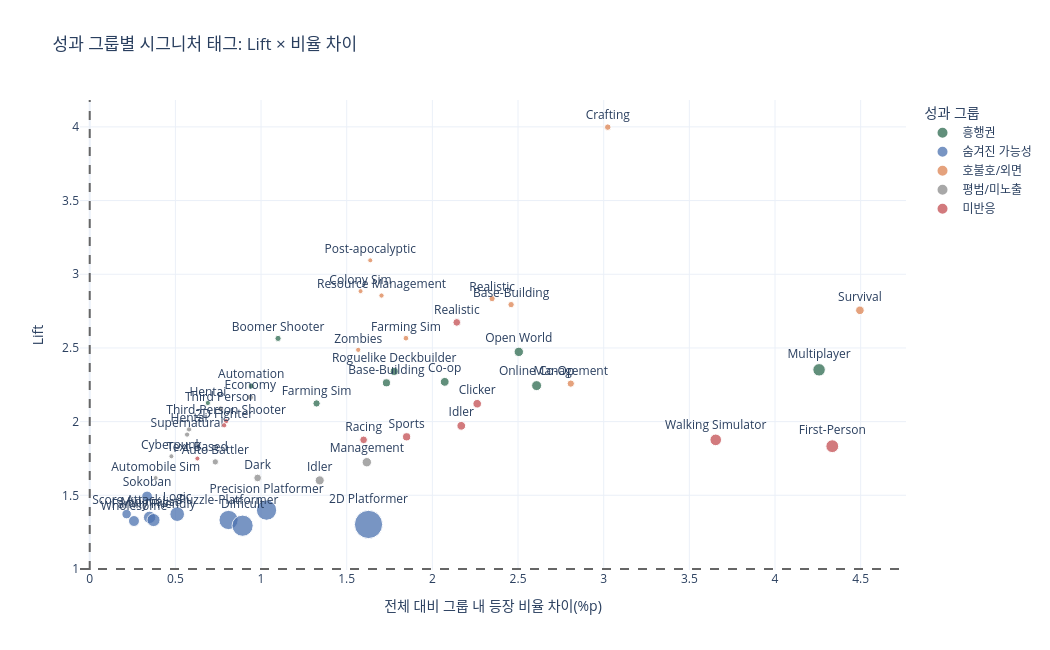

The notebook cell saved with this chart:
### Code cell
fig = px.scatter(
    signature_tags,
    x="rate_diff",
    y="lift",
    color="performance_group",
    size="tag_games",
    text="tag",
    color_discrete_map=GROUP_COLOR,
    title="성과 그룹별 시그니처 태그: Lift × 비율 차이",
    labels={
        "rate_diff": "전체 대비 그룹 내 등장 비율 차이(%p)",
        "lift": "Lift",
        "tag_games": "그룹 내 게임 수",
        "performance_group": "성과 그룹",
    },
    category_orders={"performance_group": GROUP_ORDER},
    hover_data={"tag_rate": ":.1f", "overall_tag_rate": ":.1f", "tag_games": ":,"},
)
fig.add_hline(y=1, line_dash="dash", line_color="#666666")
fig.add_vline(x=0, line_dash="dash", line_color="#666666")
fig.update_traces(textposition="top center", marker=dict(opacity=0.75))
fig.update_layout(template="plotly_white", width=1050, height=650)
fig.show()

### Figure 1 — Plotly figure (JSON) as saved in the notebook; plotly's stock layout.template omitted (floating-point values rounded to 4 significant figures)
{"data": [{"customdata": [[1.802, 0.7025, 18.0], [4.204, 1.7, 42.0], [7.407, 3.15, 74.0], [3.103, 1.326, 31.0], [3.704, 1.632, 37.0], [3.103, 1.371, 31.0], [4.705, 2.096, 47.0], [1.702, 0.7592, 17.0], [1.301, 0.6119, 13.0], [2.503, 1.178, 25.0]], "hovertemplate": "성과 그룹=흥행권<br>전체 대비 그룹 내 등장 비율 차이(%p)=%{x}<br>Lift=%{y}<br>그룹 내 게임 수=%{customdata[2]:,}<br>tag=%{text}<br>tag_rate=%{customdata[0]:.1f}<br>overall_tag_rate=%{customdata[1]:.1f}<extra></extra>", "legendgroup": "흥행권", "marker": {"color": "#2d6a4f", "opacity": 0.75, "size": [18, 42, 74, 31, 37, 31, 47, 17, 13, 25], "sizemode": "area", "sizeref": 0.95, "symbol": "circle"}, "mode": "markers+text", "name": "흥행권", "orientation": "v", "showlegend": true, "text": ["Boomer Shooter", "Open World", "Multiplayer", "Roguelike Deckbuilder", "Co-op", "Base-Building", "Online Co-Op", "Automation", "Hentai", "Farming Sim"], "textposition": "top center", "type": "scatter", "x": [1.099, 2.504, 4.257, 1.777, 2.072, 1.732, 2.608, 0.9425, 0.6894, 1.324], "xaxis": "x", "y": [2.565, 2.473, 2.351, 2.341, 2.27, 2.263, 2.244, 2.241, 2.127, 2.124], "yaxis": "y"}, {"customdata": [[1.015, 0.6799, 55.0], [3.616, 2.584, 196.0], [0.7932, 0.5779, 43.0], [1.882, 1.371, 102.0], [1.347, 0.9972, 73.0], [3.247, 2.436, 176.0], [1.494, 1.122, 81.0], [1.051, 0.7932, 57.0], [7.01, 5.382, 380.0], [3.929, 3.037, 213.0]], "hovertemplate": "성과 그룹=숨겨진 가능성<br>전체 대비 그룹 내 등장 비율 차이(%p)=%{x}<br>Lift=%{y}<br>그룹 내 게임 수=%{customdata[2]:,}<br>tag=%{text}<br>tag_rate=%{customdata[0]:.1f}<br>overall_tag_rate=%{customdata[1]:.1f}<extra></extra>", "legendgroup": "숨겨진 가능성", "marker": {"color": "#4C72B0", "opacity": 0.75, "size": [55, 196, 43, 102, 73, 176, 81, 57, 380, 213], "sizemode": "area", "sizeref": 0.95, "symbol": "circle"}, "mode": "markers+text", "name": "숨겨진 가능성", "orientation": "v", "showlegend": true, "text": ["Sokoban", "Precision Platformer", "Score Attack", "Logic", "Minimalist", "Puzzle-Platformer", "Family Friendly", "Wholesome", "2D Platformer", "Difficult"], "textposition": "top center", "type": "scatter", "x": [0.3347, 1.032, 0.2153, 0.5105, 0.3494, 0.8104, 0.3724, 0.2583, 1.627, 0.8923], "xaxis": "x", "y": [1.492, 1.399, 1.373, 1.372, 1.35, 1.333, 1.332, 1.326, 1.302, 1.294], "yaxis": "y"}, {"customdata": [[4.032, 1.008, 20.0], [2.419, 0.7819, 12.0], [2.419, 0.8385, 12.0], [2.621, 0.9178, 13.0], [3.629, 1.28, 18.0], [3.831, 1.371, 19.0], [7.056, 2.561, 35.0], [3.024, 1.178, 15.0], [2.621, 1.054, 13.0], [5.04, 2.232, 25.0]], "hovertemplate": "성과 그룹=호불호/외면<br>전체 대비 그룹 내 등장 비율 차이(%p)=%{x}<br>Lift=%{y}<br>그룹 내 게임 수=%{customdata[2]:,}<br>tag=%{text}<br>tag_rate=%{customdata[0]:.1f}<br>overall_tag_rate=%{customdata[1]:.1f}<extra></extra>", "legendgroup": "호불호/외면", "marker": {"color": "#DD8452", "opacity": 0.75, "size": [20, 12, 12, 13, 18, 19, 35, 15, 13, 25], "sizemode": "area", "sizeref": 0.95, "symbol": "circle"}, "mode": "markers+text", "name": "호불호/외면", "orientation": "v", "showlegend": true, "text": ["Crafting", "Post-apocalyptic", "Colony Sim", "Resource Management", "Realistic", "Base-Building", "Survival", "Farming Sim", "Zombies", "Management"], "textposition": "top center", "type": "scatter", "x": [3.024, 1.637, 1.581, 1.703, 2.349, 2.46, 4.496, 1.846, 1.567, 2.808], "xaxis": "x", "y": [3.998, 3.094, 2.885, 2.856, 2.834, 2.794, 2.755, 2.566, 2.487, 2.258], "yaxis": "y"}, {"customdata": [[1.742, 0.8045, 19.0], [1.467, 0.7025, 16.0], [1.192, 0.6119, 13.0], [1.192, 0.6232, 13.0], [1.1, 0.6232, 12.0], [1.742, 1.008, 19.0], [3.85, 2.232, 42.0], [2.566, 1.586, 28.0], [1.008, 0.6232, 11.0], [3.575, 2.232, 39.0]], "hovertemplate": "성과 그룹=평범/미노출<br>전체 대비 그룹 내 등장 비율 차이(%p)=%{x}<br>Lift=%{y}<br>그룹 내 게임 수=%{customdata[2]:,}<br>tag=%{text}<br>tag_rate=%{customdata[0]:.1f}<br>overall_tag_rate=%{customdata[1]:.1f}<extra></extra>", "legendgroup": "평범/미노출", "marker": {"color": "#8C8C8C", "opacity": 0.75, "size": [19, 16, 13, 13, 12, 19, 42, 28, 11, 39], "sizemode": "area", "sizeref": 0.95, "symbol": "circle"}, "mode": "markers+text", "name": "평범/미노출", "orientation": "v", "showlegend": true, "text": ["Economy", "Third Person", "Hentai", "Supernatural", "Cyberpunk", "Auto Battler", "Management", "Dark", "Automobile Sim", "Idler"], "textposition": "top center", "type": "scatter", "x": [0.937, 0.764, 0.5797, 0.5683, 0.4767, 0.733, 1.617, 0.9801, 0.385, 1.342], "xaxis": "x", "y": [2.165, 2.087, 1.947, 1.912, 1.765, 1.727, 1.725, 1.618, 1.618, 1.601], "yaxis": "y"}, {"customdata": [[3.423, 1.28, 28.0], [4.279, 2.017, 35.0], [1.589, 0.7932, 13.0], [1.589, 0.8045, 13.0], [4.401, 2.232, 36.0], [3.912, 2.062, 32.0], [7.824, 4.17, 64.0], [3.423, 1.824, 28.0], [9.535, 5.201, 78.0], [1.467, 0.8385, 12.0]], "hovertemplate": "성과 그룹=미반응<br>전체 대비 그룹 내 등장 비율 차이(%p)=%{x}<br>Lift=%{y}<br>그룹 내 게임 수=%{customdata[2]:,}<br>tag=%{text}<br>tag_rate=%{customdata[0]:.1f}<br>overall_tag_rate=%{customdata[1]:.1f}<extra></extra>", "legendgroup": "미반응", "marker": {"color": "#C44E52", "opacity": 0.75, "size": [28, 35, 13, 13, 36, 32, 64, 28, 78, 12], "sizemode": "area", "sizeref": 0.95, "symbol": "circle"}, "mode": "markers+text", "name": "미반응", "orientation": "v", "showlegend": true, "text": ["Realistic", "Clicker", "Third-Person Shooter", "2D Fighter", "Idler", "Sports", "Walking Simulator", "Racing", "First-Person", "Text-Based"], "textposition": "top center", "type": "scatter", "x": [2.143, 2.262, 0.796, 0.7847, 2.169, 1.85, 3.654, 1.599, 4.334, 0.6285], "xaxis": "x", "y": [2.673, 2.121, 2.004, 1.975, 1.972, 1.897, 1.876, 1.876, 1.833, 1.749], "yaxis": "y"}], "layout": {"height": 650, "legend": {"itemsizing": "constant", "title": {"text": "성과 그룹"}, "tracegroupgap": 0}, "shapes": [{"line": {"color": "#666666", "dash": "dash"}, "type": "line", "x0": 0, "x1": 1, "xref": "x domain", "y0": 1, "y1": 1, "yref": "y"}, {"line": {"color": "#666666", "dash": "dash"}, "type": "line", "x0": 0, "x1": 0, "xref": "x", "y0": 0, "y1": 1, "yref": "y domain"}], "title": {"text": "성과 그룹별 시그니처 태그: Lift × 비율 차이"}, "width": 1050, "xaxis": {"anchor": "y", "domain": [0, 1], "title": {"text": "전체 대비 그룹 내 등장 비율 차이(%p)"}}, "yaxis": {"anchor": "x", "domain": [0, 1], "title": {"text": "Lift"}}}}
